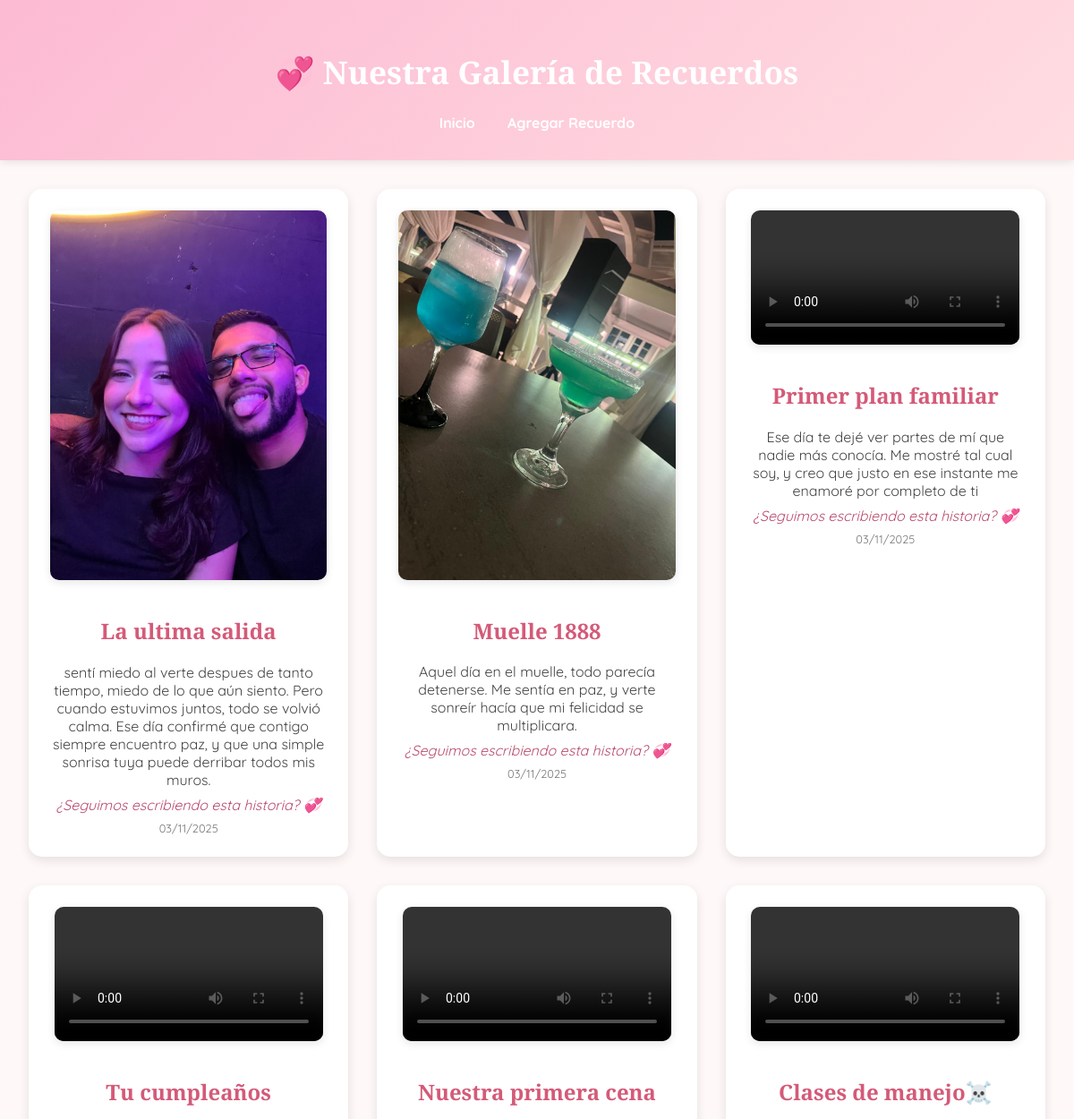
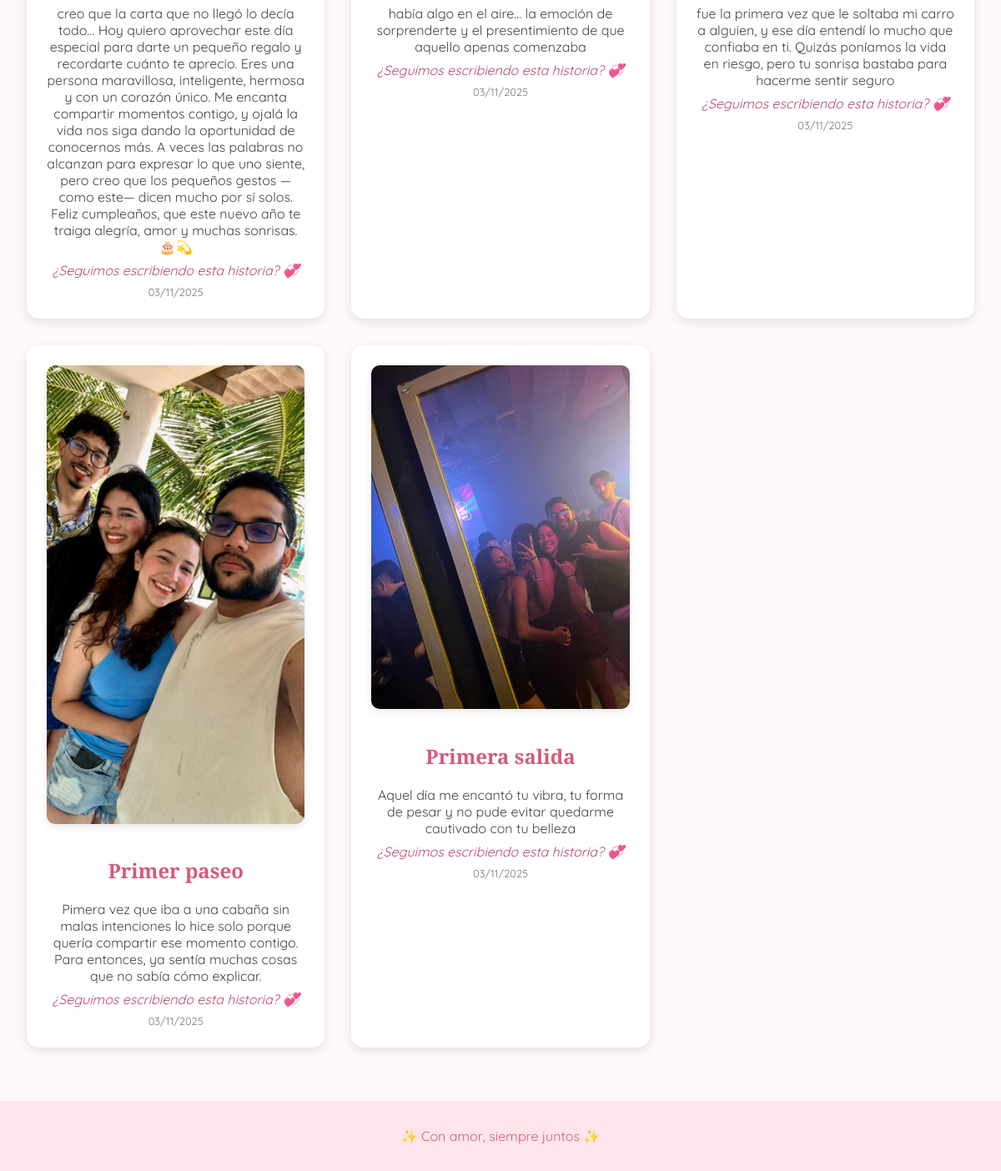
The page / on the database its author committed (2 pictures, top to bottom).
### app.py (models this page shows)
class Recuerdo(db.Model):
    id = db.Column(db.Integer, primary_key=True)
    titulo = db.Column(db.String(150), nullable=False)
    descripcion = db.Column(db.Text, nullable=False)
    archivo = db.Column(db.String(300))  # imagen o video
    tipo = db.Column(db.String(10))      # 'imagen' o 'video'
    fecha = db.Column(db.DateTime, default=datetime.utcnow)

### app.py (the view)
@app.route('/')
def index():
    recuerdos = Recuerdo.query.order_by(Recuerdo.fecha.desc()).all()
    return render_template('index.html', recuerdos=recuerdos)

### templates/index.html (shortened to what this page needs)
{% extends "base.html" %}
{% block content %}
<section class="galeria">
    {% for recuerdo in recuerdos %}
    <div class="tarjeta">
        {% if recuerdo.tipo == 'imagen' %}
            <img src="{{ url_for('static', filename=recuerdo.archivo) }}" alt="Imagen de recuerdo">
        {% elif recuerdo.tipo == 'video' %}
            <video controls>
                <source src="{{ url_for('static', filename=recuerdo.archivo) }}" type="video/mp4">
            </video>
        {% endif %}
        <h2>{{ recuerdo.titulo }}</h2>
        <p>{{ recuerdo.descripcion }}</p>
        <p class="frase-final">¿Seguimos escribiendo esta historia? 💞</p>
        <span class="fecha">{{ recuerdo.fecha.strftime('%d/%m/%Y') }}</span>
    </div>
    {% else %}
    <p class="no-recuerdos">Aún no hay recuerdos... crea el primero 💌</p>
    {% endfor %}
</section>
{% endblock %}

### templates/base.html (shortened to what this page needs)
<!DOCTYPE html>
<html lang="es">
<head>
    <link rel="stylesheet" href="{{ url_for('static', filename='style.css') }}">
</head>
<body>
    <header>
        <h1>💞 Nuestra Galería de Recuerdos</h1>
        <nav>
            <a href="{{ url_for('index') }}">Inicio</a>
            <a href="{{ url_for('agregar') }}">Agregar Recuerdo</a>
        </nav>
    </header>
    <main>
        {% block content %}{% endblock %}
    </main>
    <footer>
        <p>✨ Con amor, siempre juntos ✨</p>
    </footer>
</body>
</html>

### static/style.css (style rules this page uses)
body { font-family: 'Quicksand', sans-serif; background: #fff8f8; color: #444; margin: 0; padding: 0; }
header { text-align: center; background: linear-gradient(135deg, #fcbad3, #ffdde1); color: #fff; padding: 2rem 0; box-shadow: 0 2px 10px rgba(0,0,0,0.1); }
header h1 { font-family: 'Playfair Display', serif; font-size: 2.2em; }
nav a { margin: 0 1rem; color: white; text-decoration: none; font-weight: bold; }
.galeria { display: grid; grid-template-columns: repeat(auto-fit, minmax(300px, 1fr)); gap: 2rem; padding: 2rem; }
.tarjeta { background: #fff; border-radius: 15px; padding: 1.5rem; box-shadow: 0 4px 12px rgba(0,0,0,0.1); transition: transform 0.2s ease; text-align: center; }
.tarjeta img, .tarjeta video { max-width: 100%; border-radius: 10px; margin-bottom: 1rem; outline: none; box-shadow: 0 3px 10px rgba(0,0,0,0.1); }
.tarjeta h2 { color: #d45a78; font-family: 'Playfair Display', serif; }
.tarjeta p { margin: 0.5rem 0; }
.frase-final { font-style: italic; color: #b94b6b; margin-top: 1rem; }
.fecha { display: block; font-size: 0.8em; color: #777; margin-top: 0.5rem; }
footer { text-align: center; padding: 1rem; background: #ffe4ec; color: #d45a78; margin-top: 2rem; }

### rows shown on the page
Recuerdo: archivo (picture), titulo "La ultima salida", descripcion "sentí miedo al verte despues de tanto tiempo, miedo de lo que aún siento. Pero cuando estuvimos juntos, todo se volvió calma. Ese día confirmé que contigo siempre encuentro paz, y que una simple sonrisa tuya puede derribar todos mis muros.", fecha "03/11/2025"
Recuerdo: archivo (picture), titulo "Muelle 1888", descripcion "Aquel día en el muelle, todo parecía detenerse. Me sentía en paz, y verte sonreír hacía que mi felicidad se multiplicara.", fecha "03/11/2025"
Recuerdo: titulo "Primer plan familiar", descripcion "Ese día te dejé ver partes de mí que nadie más conocía. Me mostré tal cual soy, y creo que justo en ese instante me enamoré por completo de ti", fecha "03/11/2025"
Recuerdo: titulo "Tu cumpleaños", descripcion "creo que la carta que no llegó lo decía todo… Hoy quiero aprovechar este día especial para darte un pequeño regalo y recordarte cuánto te aprecio. Eres una persona maravillosa, inteligente, hermosa y con un corazón único. Me encanta compartir momentos contigo, y ojalá la vida nos siga dando la oportunidad de conocernos más. A veces las palabras no alcanzan para expresar lo que uno siente, pero creo que los pequeños gestos —como este— dicen mucho por sí solos. Feliz cumpleaños, que este nuevo año te traiga alegría, amor y muchas sonrisas. 🎂💫", fecha "03/11/2025"
Recuerdo: titulo "Nuestra primera cena", descripcion "había algo en el aire… la emoción de sorprenderte y el presentimiento de que aquello apenas comenzaba", fecha "03/11/2025"
Recuerdo: titulo "Clases de manejo☠️", descripcion "fue la primera vez que le soltaba mi carro a alguien, y ese día entendí lo mucho que confiaba en ti. Quizás poníamos la vida en riesgo, pero tu sonrisa bastaba para hacerme sentir seguro", fecha "03/11/2025"
Recuerdo: archivo (picture), titulo "Primer paseo", descripcion "Pimera vez que iba a una cabaña sin malas intenciones lo hice solo porque quería compartir ese momento contigo. Para entonces, ya sentía muchas cosas que no sabía cómo explicar.", fecha "03/11/2025"
Recuerdo: archivo (picture), titulo "Primera salida", descripcion "Aquel día me encantó tu vibra, tu forma de pesar y no pude evitar quedarme cautivado con tu belleza", fecha "03/11/2025"
